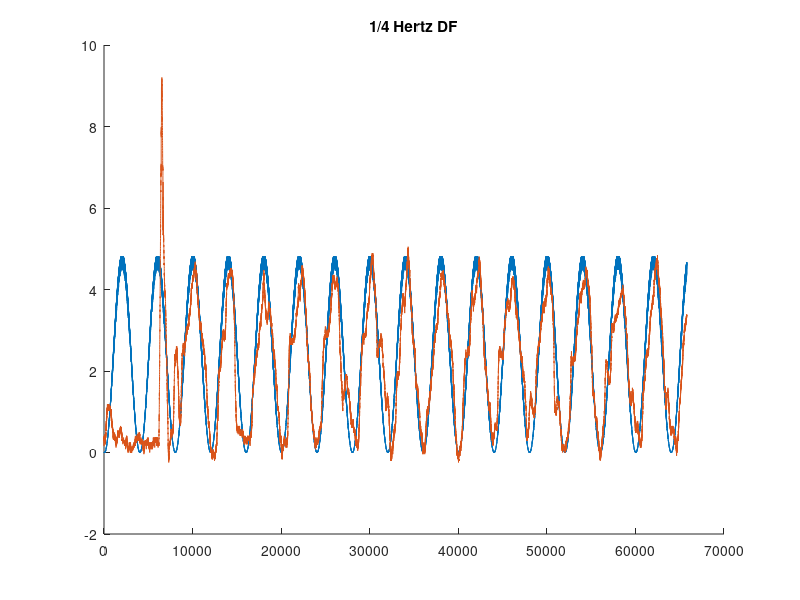
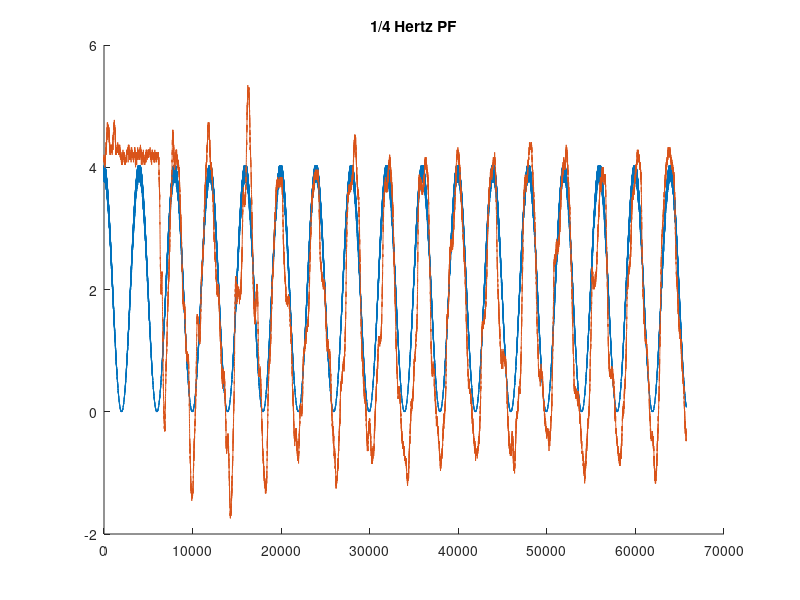

These figures' MATLAB source, in order:
%% Patient 7 -- 1/4 Hz, initial data loading

clear;
clc;

P7mvcDF = load('Patient7_MVC_DF.txt'); % Loading Pat7 MVC DF data
P7mvcPF = load('Patient7_MVC_PF.txt'); % Loading Pat 7 MVC PF data

P7quarterDF = load('PatNo7_VR_AnklePosNeutral_DF_0-25Hz.txt'); % patient-hz-DF or PF
P7quarterPF = load('PatNo7_VR_AnklePosNeutral_PF_0-25Hz.txt');
P7quarterDFPF = load('PatNo7_VR_AnklePosNeutral_DFPF_0-25Hz.txt');

%% Calling reference and measured vectors

mvcDF_measured = P7mvcDF(:,1); % calling DF MVC data for Pat7
mvcPF_measured = P7mvcPF(:,1); % calling PF MVC data for Pat8

P7quarterDF_m = P7quarterDF(:,1); % column 1 is measured
P7quarterDF_ref = P7quarterDF(:,2); % column 2 is reference
P7quarterPF_m = P7quarterPF(:,1);
P7quarterPF_ref = P7quarterPF(:,2);
P7quarterDFPF_m = P7quarterDFPF(:,1);
P7quarterDFPF_ref = P7quarterDFPF(:,2);

%% Determining zero level

zerolvlquartDF = min(P7quarterDF_m(1:4500));
P7quarterDF_m = P7quarterDF_m - zerolvlquartDF;

zerolvlquartPF = min(P7quarterPF_m(1:4500));
P7quarterPF_m = P7quarterPF_m - zerolvlquartPF;

zerolvlquartDFPF = min(P7quarterDFPF_m(1:4500));
P7quarterDFPF_m = P7quarterDFPF_m - zerolvlquartDFPF;

%% Zero level DF

zerolevel1DF = round(mean(mvcDF_measured(1:4500)));
mvcDF1 = max(mvcDF_measured(5500:9500)) - zerolevel1DF;
zerolevel2DF = round(mean(mvcDF_measured(10500:24500)));
mvcDF2 = max(mvcDF_measured(25500:29500)) - zerolevel2DF;
zerolevel3DF = round(mean(mvcDF_measured(30500:44500)));
mvcDF3 = max(mvcDF_measured(45550:end)) - zerolevel3DF;

%% Zero level PF

zerolevel1PF = round(mean(mvcPF_measured(1:4500)));
mvcPF1 = min(mvcPF_measured(5500:9500)) - zerolevel1PF;
zerolevel2PF = round(mean(mvcPF_measured(10500:24500)));
mvcPF2 = min(mvcPF_measured(25500:29500)) - zerolevel2PF;
zerolevel3PF = round(mean(mvcPF_measured(30500:44500)));
mvcPF3 = min(mvcPF_measured(45550:end)) - zerolevel3PF;

%% Zero level DFPF


%% Plotting

serial2lbs_bipolar = 125/2048;
lbs2NmAt15cm = 4.448*.15;

mvcDF_serial = max([mvcDF1, mvcDF2, mvcDF3]);
mvcDF_Nm = abs(mvcDF_serial)*serial2lbs_bipolar*lbs2NmAt15cm;

mvcPF_serial = min([mvcPF1, mvcPF2, mvcPF3]);
mvcPF_Nm = abs(mvcPF_serial)*serial2lbs_bipolar*lbs2NmAt15cm;

refsigserial2NmDF = mvcDF_Nm/4096*0.2;
refsigserial2NmPF = mvcPF_Nm/4096*0.2;

clear figures;
figure(1)
title('1/4 Hertz DF');
hold on;
plot(P7quarterDF_ref*refsigserial2NmDF);
plot(P7quarterDF_m*serial2lbs_bipolar*lbs2NmAt15cm);
hold off;

figure(2)
title('1/4 Hertz PF');
hold on;
plot(P7quarterPF_ref*refsigserial2NmPF);
plot(P7quarterPF_m*serial2lbs_bipolar*lbs2NmAt15cm+4); % plus 4 fudge factor??
hold off;





